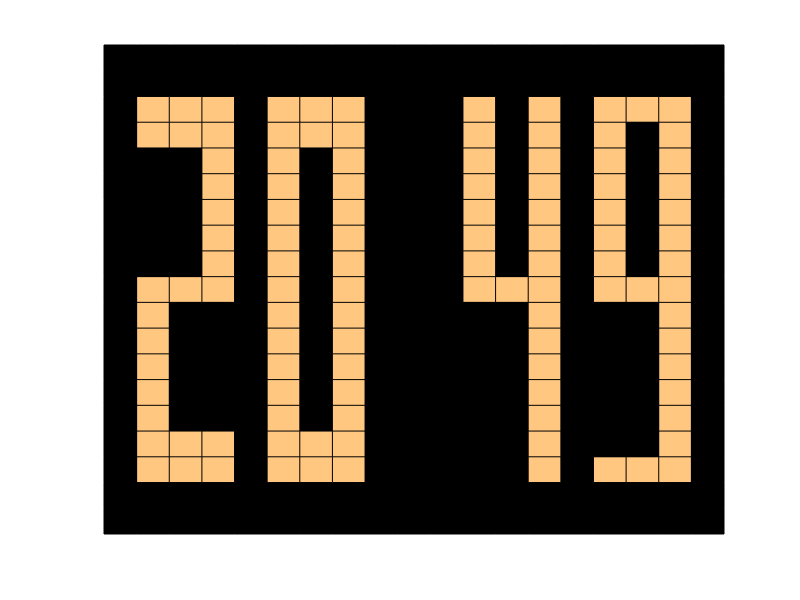

Reproduce this figure in MATLAB.
%% Clock European Time
function x=clockET
x=zeros(20,20);
reset=x;
t=0; 
figure('color','black')
while t<600 %determines time program is executed in seconds, depends on pause (line 257)
   z=clock; %check with n*ones(1,4)
   Hr=mod(z(4),10); %hour right
   Hl=(z(4)-mod(z(4),10))/10; %hour left
   Mr=mod(z(5),10); %minute right
   Ml=(z(5)-mod(z(5),10))/10; %minute left
   x(8,10)=(((-1)^t)+1)/2; %Blinking ':'
   x(12,10)=(((-1)^t)+1)/2;
   
   %hours
   
   if Hl==0 
   
   x(3:17,2)=1; %left zero hour
   x(3:4,3)=1;
   x(16:17,3)=1;
   x(3:17,4)=1;
   
   elseif Hl==1 
   
   x(3:17,4)=1; %left one hour
   
   elseif Hl==2
   
   x(3:4,2:4)=1; %left two hour
   x(5:10,2)=1;
   x(10,2:4)=1;
   x(11:17,4)=1;
   x(16:17,2:4)=1;
   
   end
   
   if Hr==0
   
   x(3:17,6)=1; %right zero hour
   x(3:4,7)=1;
   x(16:17,7)=1;
   x(3:17,8)=1;
   
   elseif Hr==1
       
   x(3:17,8)=1; %right one hour
   
   elseif Hr==2
       
   x(3:4,6:8)=1; %right two hour
   x(5:10,6)=1;
   x(10,6:8)=1;
   x(11:17,8)=1;
   x(16:17,6:8)=1;
   
   elseif Hr==3
   
   x(3:4,6:8)=1; %right three hour
   x(3:17,8)=1;
   x(10,6:8)=1;
   x(16:17,6:8)=1;
   
   elseif Hr==4
       
   x(3:17,8)=1; %right four hour
   x(10,7)=1;
   x(10:17,6)=1;
   
   elseif Hr==5
       
   x(3:4,6:8)=1; %right five hour
   x(5:10,8)=1;
   x(10,6:8)=1;
   x(11:17,6)=1;
   x(16:17,7:8)=1;
   
   elseif Hr==6
       
   x(17,6:8)=1; %right six hour
   x(10,7)=1;
   x(3:17,6)=1;
   x(3,6:8)=1;
   x(3:10,8)=1;
   
   elseif Hr==7
       
   x(3:17,8)=1; %right seven hour
   x(17,6:8)=1;
   
   elseif Hr==8
   
   x(3:17,6)=1; %right eight hour
   x(3:4,7)=1;
   x(16:17,7)=1;
   x(3:17,8)=1;
   x(10,7)=1;
   
   elseif Hr==9
       
   x(3,6:8)=1; %right nine hour
   x(3:17,8)=1;
   x(17,6:8)=1;
   x(10:17,6)=1;
   x(10,7)=1;    
       
   end
   
   %Minutes
   
   if Ml==0
   
   x(3:17,12)=1; %left zero min
   x(3:4,13)=1;
   x(16:17,13)=1;
   x(3:17,14)=1;
   
   elseif Ml==1
   
   x(3:17,14)=1; %left one min    
       
   elseif Ml==2
    
   x(3:4,12:14)=1; %left two min
   x(5:10,12)=1;
   x(10,12:14)=1;
   x(11:17,14)=1;
   x(16:17,12:14)=1;    
      
   elseif Ml==3
   
   x(3:4,12:14)=1; %left three min
   x(3:17,14)=1;
   x(10,12:14)=1;
   x(16:17,12:14)=1;
   
   elseif Ml==4
   
   x(3:17,14)=1; %left four min
   x(10,13)=1;
   x(10:17,12)=1;
   
   elseif Ml==5
   
   x(3:4,12:14)=1; %left five min
   x(5:10,14)=1;
   x(10,12:14)=1;
   x(11:17,12)=1;
   x(16:17,13:14)=1;
   
   elseif Ml==6
   
   x(17,12:14)=1; %left six min
   x(10,13)=1;
   x(3:17,12)=1;
   x(3,12:14)=1;
   x(3:10,14)=1;
   
   elseif Ml==7
   
   x(3:17,14)=1; %left seven min
   x(17,12:14)=1;    
       
   elseif Ml==8
   
   x(3:17,12)=1; %left eight min
   x(3:4,13)=1;
   x(16:17,13)=1;
   x(3:17,14)=1;
   x(10,13)=1;    
       
   elseif Ml==9
   
   x(3,12:14)=1; %left nine min
   x(3:17,14)=1;
   x(17,12:14)=1;
   x(10:17,12)=1;
   x(10,13)=1;    
       
   end
   
   if Mr==0
   
   x(3:17,16)=1; %right zero min
   x(3:4,17)=1;
   x(16:17,17)=1;
   x(3:17,18)=1;
   
   elseif Mr==1 
     
   x(3:17,18)=1; %right one min   
       
   elseif Mr==2
    
   x(3:4,16:18)=1; %right two min
   x(5:10,16)=1;
   x(10,16:18)=1;
   x(11:17,18)=1;
   x(16:17,16:18)=1;    
       
   elseif Mr==3
       
   x(3:4,16:18)=1; %right three min
   x(3:17,18)=1;
   x(10,16:18)=1;
   x(16:17,16:18)=1;    
       
   elseif Mr==4
       
   x(3:17,18)=1; %right four min
   x(10,17)=1;
   x(10:17,16)=1;    
       
   elseif Mr==5
       
   x(3:4,16:18)=1; %right five min
   x(5:10,18)=1;
   x(10,16:18)=1;
   x(11:17,16)=1;
   x(16:17,17:18)=1;
       
   elseif Mr==6
    
   x(17,16:18)=1; %right six min
   x(10,17)=1;
   x(3:17,16)=1;
   x(3,16:18)=1;
   x(3:10,18)=1;    
       
   elseif Mr==7
       
   x(3:17,18)=1; %right seven min
   x(17,16:18)=1;    
       
   elseif Mr==8
       
   x(3:17,16)=1; %right eight min
   x(3:4,17)=1;
   x(16:17,17)=1;
   x(3:17,18)=1;
   x(10,17)=1;     
       
   elseif Mr==9
       
   x(3,16:18)=1; %right nine min
   x(3:17,18)=1;
   x(17,16:18)=1;
   x(10:17,16)=1;
   x(10,17)=1;      
       
   end

pcolor(x)
colormap copper %change color, for example 'gray','summer','spring','parula',...
axis off
pause(0.5) %refresh rate
x=reset;
t=t+1;

end
end